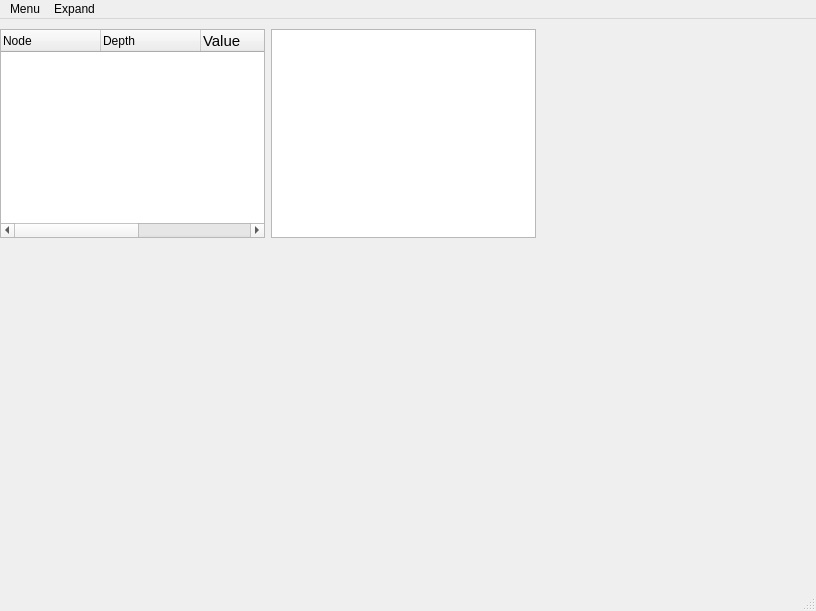
<?xml version="1.0" encoding="UTF-8"?>
<ui version="4.0">
 <class>TreeWindow</class>
 <widget class="QMainWindow" name="TreeWindow">
  <property name="geometry">
   <rect>
    <x>0</x>
    <y>0</y>
    <width>816</width>
    <height>611</height>
   </rect>
  </property>
  <property name="windowTitle">
   <string>H&amp;S Debug</string>
  </property>
  <widget class="QWidget" name="centralwidget">
   <widget class="QWidget" name="verticalWidget" native="true">
    <property name="geometry">
     <rect>
      <x>0</x>
      <y>10</y>
      <width>536</width>
      <height>210</height>
     </rect>
    </property>
    <layout class="QHBoxLayout" name="horizontalLayout">
     <property name="bottomMargin">
      <number>1</number>
     </property>
     <item>
      <widget class="QTreeWidget" name="treeWidget">
       <column>
        <property name="text">
         <string>Node</string>
        </property>
       </column>
       <column>
        <property name="text">
         <string>Depth</string>
        </property>
       </column>
       <column>
        <property name="text">
         <string>Value</string>
        </property>
        <property name="font">
         <font>
          <pointsize>11</pointsize>
         </font>
        </property>
       </column>
       <column>
        <property name="text">
         <string>Count</string>
        </property>
       </column>
       <column>
        <property name="text">
         <string>Description</string>
        </property>
       </column>
      </widget>
     </item>
     <item>
      <widget class="QTextEdit" name="textEdit">
       <property name="font">
        <font>
         <family>Courier New</family>
         <pointsize>10</pointsize>
        </font>
       </property>
      </widget>
     </item>
    </layout>
   </widget>
  </widget>
  <widget class="QMenuBar" name="menubar">
   <property name="geometry">
    <rect>
     <x>0</x>
     <y>0</y>
     <width>816</width>
     <height>25</height>
    </rect>
   </property>
   <widget class="QMenu" name="menuHS_Debug">
    <property name="title">
     <string>Menu</string>
    </property>
    <addaction name="actionSave_As"/>
    <addaction name="actionOpen"/>
    <addaction name="separator"/>
    <addaction name="actionChosen_Action"/>
    <addaction name="actionShow_Parameters"/>
    <addaction name="separator"/>
    <addaction name="actionAdd"/>
   </widget>
   <widget class="QMenu" name="menuExpand">
    <property name="title">
     <string>Expand</string>
    </property>
    <addaction name="actionExpand_Until_This"/>
    <addaction name="actionExpand_All"/>
    <addaction name="actionCollapse_All"/>
   </widget>
   <addaction name="menuHS_Debug"/>
   <addaction name="menuExpand"/>
  </widget>
  <widget class="QStatusBar" name="statusbar"/>
  <action name="actionAdd">
   <property name="text">
    <string>Exit</string>
   </property>
  </action>
  <action name="actionExpand_Until_This">
   <property name="text">
    <string>Expand Until This</string>
   </property>
  </action>
  <action name="actionChosen_Action">
   <property name="text">
    <string>Extra Statistics</string>
   </property>
  </action>
  <action name="actionShow_Parameters">
   <property name="text">
    <string>Show Parameters</string>
   </property>
  </action>
  <action name="actionExpand_All">
   <property name="text">
    <string>Expand All</string>
   </property>
  </action>
  <action name="actionCollapse_All">
   <property name="text">
    <string>Collapse All</string>
   </property>
  </action>
  <action name="actionSave_As">
   <property name="text">
    <string>Save As...</string>
   </property>
  </action>
  <action name="actionOpen">
   <property name="text">
    <string>Open...</string>
   </property>
  </action>
 </widget>
 <resources/>
 <connections/>
</ui>
